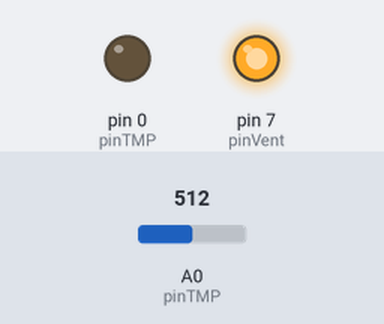
The sketch below on a simulated Arduino Uno, built with avr-gcc and run on an emulated ATmega328P. Shown: output pins drawn as LEDs (lit = HIGH). The test bench sets the inputs (shaded band); at power-on: A0 (pinTMP) = 512.

Above: at 1.8 s.
1.9 s: A0 (pinTMP) set to 306
3.4 s: A0 (pinTMP) set to 293
At 4.3 s:
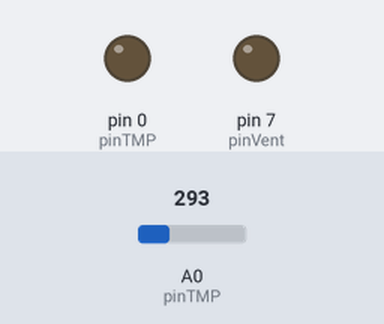
5.5 s: A0 (pinTMP) set to 310
At 7.1 s:
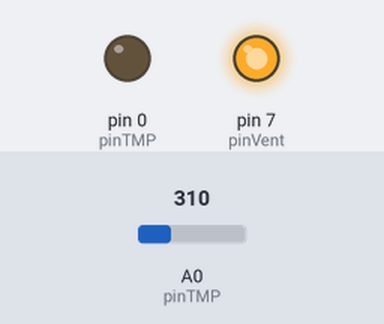
7.5 s: A0 (pinTMP) set to 290
At 8.6 s:
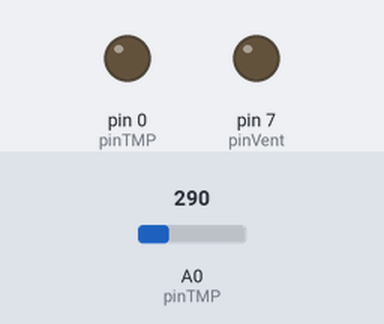
Timing chart, 0 to 10.5 s (numbered marks = the images above; inputs shaded):
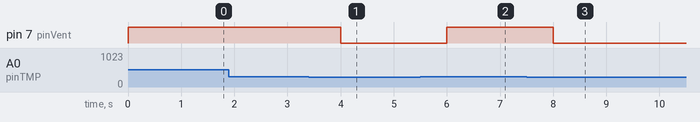

The sketch:

estufa_de_hortali_as1.ino
```cpp
// Estufa de hortaliças

int pinTMP = 0;
int pinVent = 7;
int pinLed = 8;

int valorTMP = 0;

void setup()
{
  pinMode(pinTMP, OUTPUT);
  pinMode(pinVent, OUTPUT);
}

void loop()
{
  valorTMP = analogRead(pinTMP);

  if (valorTMP >= 300) {
  	digitalWrite(pinVent, HIGH);
  } else {
    digitalWrite(pinVent, LOW);
  }

  if (valorTMP > 500) {
  	digitalWrite(pinLed, HIGH);
  } else {
    digitalWrite(pinLed, LOW);
  }

  delay(1000);
}
```

Measured:
- the behaviour switches between 300 and 299 on A0 (pinTMP) (found by bisection; images 0 and 1)
- after the input at 1.9 s, every drawn part: stays the same
- after the input at 3.4 s, pin 7 (pinVent): HIGH → LOW after 0.60 s
- after the input at 5.5 s, pin 7 (pinVent): LOW → HIGH after 0.50 s
- after the input at 7.5 s, pin 7 (pinVent): HIGH → LOW after 0.50 s
